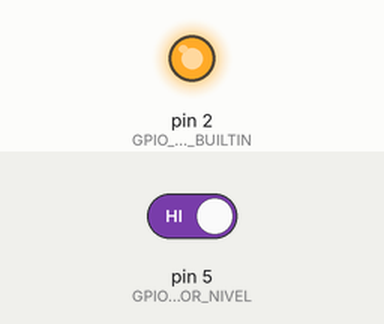
Recording of a sketch running on a simulated Arduino Uno, built with avr-gcc and run on an emulated ATmega328P. Parts: output pins drawn as LEDs (lit = HIGH). The inputs (shaded band) are chosen by the test bench; at power-on: pin 5 (GPIO_SENSOR_NIVEL) HIGH.

Above: at 1.2 s.
1.3 s: pin 5 (GPIO_SENSOR_NIVEL) driven LOW
At 2.5 s:
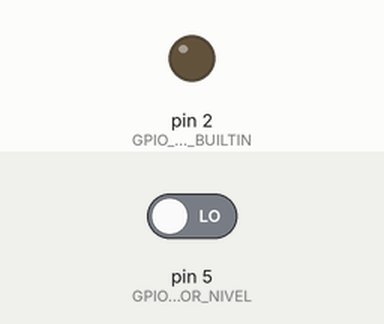
2.8 s: pin 5 (GPIO_SENSOR_NIVEL) driven HIGH
At 3.7 s:
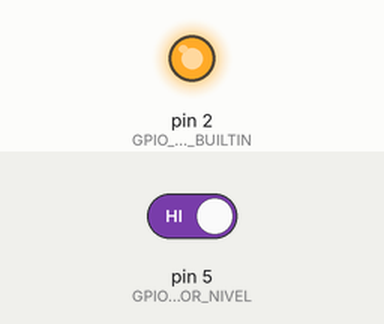
Timing chart, 0 to 5.8 s (numbered marks = the images above; inputs shaded):
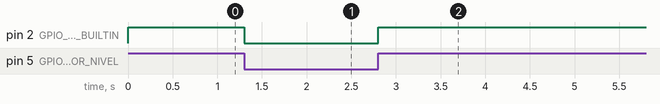

Measured:
- after the input at 1.3 s, pin 2 (GPIO_LED_BUILTIN): HIGH → LOW at once
- after the input at 2.8 s, pin 2 (GPIO_LED_BUILTIN): LOW → HIGH at once

The sketch:

_02_sensor_enciende_LED.ino
```cpp
#define GPIO_LED_BUILTIN 2
#define GPIO_SENSOR_NIVEL 5

bool ESTADO_SENSOR_NIVEL;

void setup() {
  pinMode(GPIO_LED_BUILTIN, OUTPUT);
  pinMode(GPIO_SENSOR_NIVEL, INPUT_PULLUP);
}

void loop()
{
  ESTADO_SENSOR_NIVEL = digitalRead(GPIO_SENSOR_NIVEL);
  digitalWrite(GPIO_LED_BUILTIN, ESTADO_SENSOR_NIVEL);
}
```
